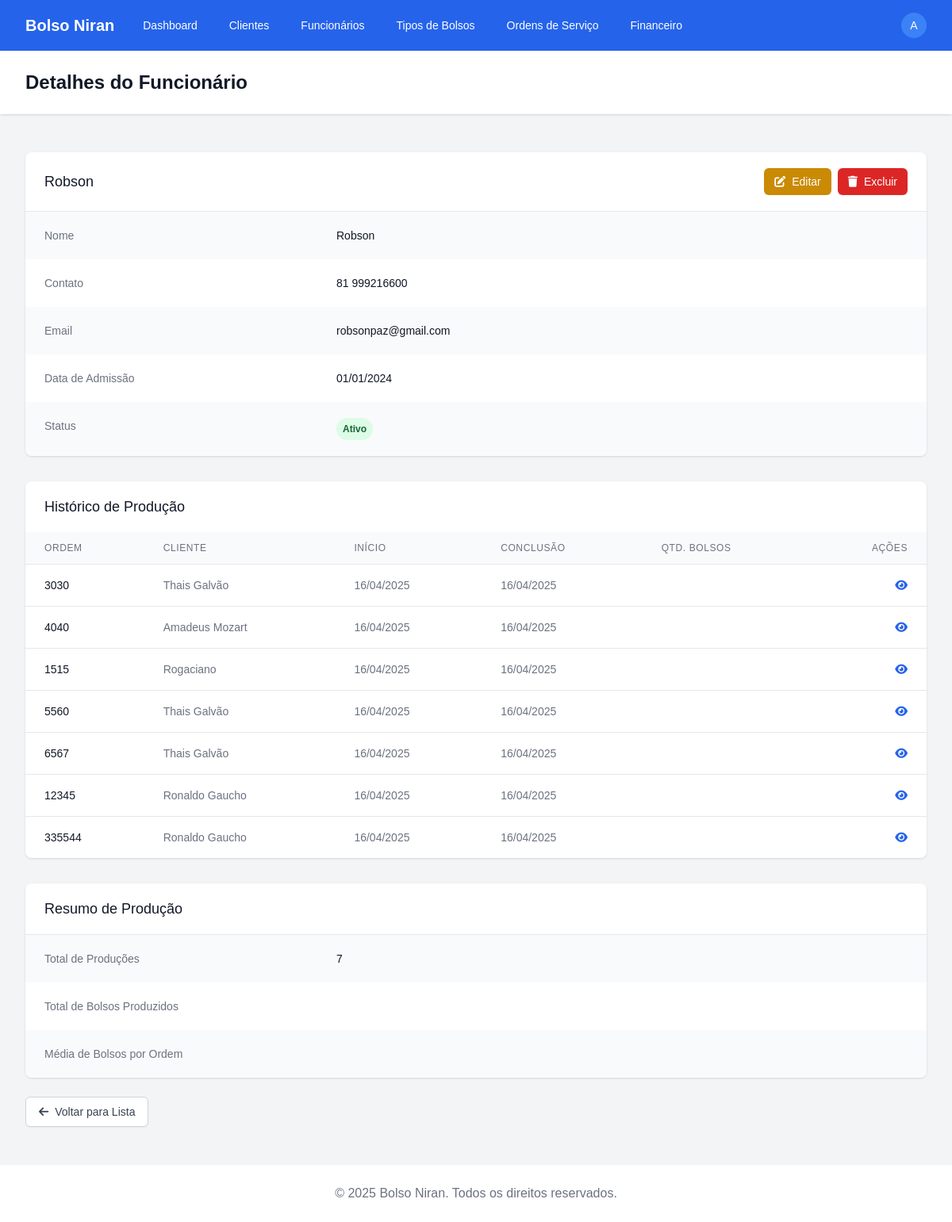
Screenshot of /funcionarios/1/ (signed in) with the database file from the repository.
### apps/funcionarios/models.py (models this page shows, shortened)
class Funcionario(models.Model):
    nome = models.CharField(max_length=100)
    contato = models.CharField(max_length=20)
    email = models.EmailField(blank=True, null=True)
    data_admissao = models.DateField()
    ativo = models.BooleanField(default=True)
    def get_resumo_producao(self, data_inicio=None, data_fim=None):
        if data_inicio is None:
            data_inicio = timezone.now().date().replace(day=1)
        if data_fim is None:
            data_fim = timezone.now().date()
        producoes = self.producaoos_set.filter(
            data_inicio__gte=data_inicio,
            data_inicio__lte=data_fim
        )
        ordens_finalizadas = producoes.filter(
            data_conclusao__isnull=False
        ).count()
        total_itens = 0
        for producao in producoes:
            for item in producao.ordem_servico.itens.all():
                total_itens += item.quantidade
        dias_producao = []
        for producao in producoes.filter(data_conclusao__isnull=False):
            dias = (producao.data_conclusao - producao.data_inicio).days
            dias_producao.append(dias)
        media_dias = sum(dias_producao) / len(dias_producao) if dias_producao else 0
        return {
            'periodo': f"{data_inicio.strftime('%d/%m/%Y')} a {data_fim.strftime('%d/%m/%Y')}",
            'ordens_finalizadas': ordens_finalizadas,
            'total_itens': total_itens,
            'media_dias_conclusao': round(media_dias, 1)
        }

### apps/ordens_servico/models.py (models this page shows, shortened)
class ProducaoOS(models.Model):
    ordem_servico = models.OneToOneField(OrdemServico, related_name='producao', on_delete=models.CASCADE)
    funcionario = models.ForeignKey('funcionarios.Funcionario', on_delete=models.PROTECT)
    data_inicio = models.DateField()
    data_conclusao = models.DateField(null=True, blank=True)
    data_entrega = models.DateField(null=True, blank=True)
    class Meta:
        verbose_name = 'Produção de OS'
        verbose_name_plural = 'Produções de OS'

class OrdemServico(models.Model):
    STATUS_CHOICES = [
        ('pendente', 'Pendente'),
        ('em_producao', 'Em Produção'),
        ('finalizado', 'Finalizado'),
        ('entregue', 'Entregue'),
        ('cancelado', 'Cancelado'),
    ]
    PAGAMENTO_CHOICES = [
        ('dinheiro', 'Dinheiro'),
        ('pix', 'PIX'),
        ('cartao', 'Cartão'),
        ('boleto', 'Boleto'),
        ('transferencia', 'Transferência'),
    ]
    cliente = models.ForeignKey('clientes.Cliente', on_delete=models.PROTECT)
    ficha = models.CharField(max_length=20, unique=True)
    data_criacao = models.DateField(auto_now_add=True)
    data_entrega_prevista = models.DateField()
    status = models.CharField(max_length=20, choices=STATUS_CHOICES, default='pendente')
    observacoes = models.TextField(blank=True) # adicionar quantidade de linhas 3
    valor_total = models.DecimalField(max_digits=10, decimal_places=2)
    forma_pagamento = models.CharField(max_length=20, choices=PAGAMENTO_CHOICES, null=True, blank=True)
    pago = models.BooleanField(default=False)
    data_pagamento = models.DateField(null=True, blank=True)
    class Meta:
        verbose_name = 'Ordem de Serviço'
        verbose_name_plural = 'Ordens de Serviço'
        ordering = ['-data_criacao']

### apps/clientes/models.py (models this page shows, shortened)
class Cliente(models.Model):
    nome = models.CharField(max_length=100)
    telefone = models.CharField(max_length=20)
    endereco = models.TextField()
    contato = models.CharField(max_length=100)
    email = models.EmailField(blank=True, null=True)
    data_cadastro = models.DateField(auto_now_add=True)
    class Meta:
        verbose_name = 'Cliente'
        verbose_name_plural = 'Clientes'
        ordering = ['nome']

### apps/funcionarios/views.py (the view)
# urls.py: path('<int:pk>/', views.FuncionarioDetailView.as_view(), name='detail'),
class FuncionarioDetailView(LoginRequiredMixin, DetailView):
    model = Funcionario
    template_name = 'funcionarios/funcionario_detail.html'
    context_object_name = 'funcionario'
    def get_context_data(self, **kwargs):
        context = super().get_context_data(**kwargs)
        context['resumo_producao'] = self.object.get_resumo_producao()
        return context

### templates/funcionarios/funcionario_detail.html (shortened to what this page needs)
{% extends 'base.html' %}
{% block header %}Detalhes do Funcionário{% endblock %}
{% block content %}
<div class="bg-white shadow overflow-hidden sm:rounded-lg">
  <div class="px-4 py-5 sm:px-6 flex justify-between items-center">
    <h2 class="text-lg leading-6 font-medium text-gray-900">{{ funcionario.nome }}</h2>
    <div class="flex space-x-2">
      <a href="{% url 'funcionarios:edit' funcionario.id %}" class="inline-flex items-center px-3 py-2 border border-transparent text-sm leading-4 font-medium rounded-md text-white bg-yellow-600 hover:bg-yellow-700 focus:outline-none focus:ring-2 focus:ring-offset-2 focus:ring-yellow-500">
        <i class="fas fa-edit mr-2"></i> Editar
      </a>
      <a href="{% url 'funcionarios:delete' funcionario.id %}" class="inline-flex items-center px-3 py-2 border border-transparent text-sm leading-4 font-medium rounded-md text-white bg-red-600 hover:bg-red-700 focus:outline-none focus:ring-2 focus:ring-offset-2 focus:ring-red-500">
        <i class="fas fa-trash mr-2"></i> Excluir
      </a>
    </div>
  </div>
  <div class="border-t border-gray-200">
    <dl>
      <div class="bg-gray-50 px-4 py-5 sm:grid sm:grid-cols-3 sm:gap-4 sm:px-6">
        <dt class="text-sm font-medium text-gray-500">Nome</dt>
        <dd class="mt-1 text-sm text-gray-900 sm:mt-0 sm:col-span-2">{{ funcionario.nome }}</dd>
      </div>
      <div class="bg-white px-4 py-5 sm:grid sm:grid-cols-3 sm:gap-4 sm:px-6">
        <dt class="text-sm font-medium text-gray-500">Contato</dt>
        <dd class="mt-1 text-sm text-gray-900 sm:mt-0 sm:col-span-2">{{ funcionario.contato }}</dd>
      </div>
      <div class="bg-gray-50 px-4 py-5 sm:grid sm:grid-cols-3 sm:gap-4 sm:px-6">
        <dt class="text-sm font-medium text-gray-500">Email</dt>
        <dd class="mt-1 text-sm text-gray-900 sm:mt-0 sm:col-span-2">{{ funcionario.email|default:"-" }}</dd>
      </div>
      <div class="bg-white px-4 py-5 sm:grid sm:grid-cols-3 sm:gap-4 sm:px-6">
        <dt class="text-sm font-medium text-gray-500">Data de Admissão</dt>
        <dd class="mt-1 text-sm text-gray-900 sm:mt-0 sm:col-span-2">{{ funcionario.data_admissao|date:"d/m/Y" }}</dd>
      </div>
      <div class="bg-gray-50 px-4 py-5 sm:grid sm:grid-cols-3 sm:gap-4 sm:px-6">
        <dt class="text-sm font-medium text-gray-500">Status</dt>
        <dd class="mt-1 sm:mt-0 sm:col-span-2">
          <span class="px-2 py-1 inline-flex text-xs leading-5 font-semibold rounded-full {% if funcionario.ativo %}bg-green-100 text-green-800{% else %}bg-red-100 text-red-800{% endif %}">
            {{ funcionario.ativo|yesno:"Ativo,Inativo" }}
          </span>
        </dd>
      </div>
    </dl>
  </div>
</div>
<div class="mt-8 bg-white shadow overflow-hidden sm:rounded-lg">
  <div class="px-4 py-5 sm:px-6">
    <h2 class="text-lg leading-6 font-medium text-gray-900">Histórico de Produção</h2>
  </div>
  <div class="overflow-x-auto">
    <table class="min-w-full divide-y divide-gray-200">
      <thead class="bg-gray-50">
        <tr>
          <th scope="col" class="px-6 py-3 text-left text-xs font-medium text-gray-500 uppercase tracking-wider">Ordem</th>
          <th scope="col" class="px-6 py-3 text-left text-xs font-medium text-gray-500 uppercase tracking-wider">Cliente</th>
          <th scope="col" class="px-6 py-3 text-left text-xs font-medium text-gray-500 uppercase tracking-wider">Início</th>
          <th scope="col" class="px-6 py-3 text-left text-xs font-medium text-gray-500 uppercase tracking-wider">Conclusão</th>
          <th scope="col" class="px-6 py-3 text-left text-xs font-medium text-gray-500 uppercase tracking-wider">Qtd. Bolsos</th>
          <th scope="col" class="px-6 py-3 text-right text-xs font-medium text-gray-500 uppercase tracking-wider">Ações</th>
        </tr>
      </thead>
      <tbody class="bg-white divide-y divide-gray-200">
        {% for producao in funcionario.producaoos_set.all %}
          <tr>
            <td class="px-6 py-4 whitespace-nowrap">
              <div class="text-sm font-medium text-gray-900">{{ producao.ordem_servico.ficha }}</div>
            </td>
            <td class="px-6 py-4 whitespace-nowrap">
              <div class="text-sm text-gray-500">{{ producao.ordem_servico.cliente.nome }}</div>
            </td>
            <td class="px-6 py-4 whitespace-nowrap">
              <div class="text-sm text-gray-500">{{ producao.data_inicio|date:"d/m/Y" }}</div>
            </td>
            <td class="px-6 py-4 whitespace-nowrap">
              <div class="text-sm text-gray-500">{{ producao.data_conclusao|date:"d/m/Y"|default:"-" }}</div>
            </td>
            <td class="px-6 py-4 whitespace-nowrap">
            </td>
            <td class="px-6 py-4 whitespace-nowrap text-right text-sm font-medium">
              <a href="{% url 'ordens_servico:detail' producao.ordem_servico.id %}" class="text-blue-600 hover:text-blue-900">
                <i class="fas fa-eye"></i>
              </a>
            </td>
          </tr>
        {% empty %}
          <tr>
            <td colspan="6" class="px-6 py-4 text-center text-sm text-gray-500">
              Este funcionário não possui produções registradas.
            </td>
          </tr>
        {% endfor %}
      </tbody>
    </table>
  </div>
</div>
<div class="mt-8 bg-white shadow overflow-hidden sm:rounded-lg">
  <div class="px-4 py-5 sm:px-6">
    <h2 class="text-lg leading-6 font-medium text-gray-900">Resumo de Produção</h2>
  </div>
  <div class="border-t border-gray-200">
    <dl>
      <div class="bg-gray-50 px-4 py-5 sm:grid sm:grid-cols-3 sm:gap-4 sm:px-6">
        <dt class="text-sm font-medium text-gray-500">Total de Produções</dt>
        <dd class="mt-1 text-sm text-gray-900 sm:mt-0 sm:col-span-2">{{ funcionario.producaoos_set.count }}</dd>
      </div>
      <div class="bg-white px-4 py-5 sm:grid sm:grid-cols-3 sm:gap-4 sm:px-6">
        <dt class="text-sm font-medium text-gray-500">Total de Bolsos Produzidos</dt>
        <dd class="mt-1 text-sm text-gray-900 sm:mt-0 sm:col-span-2">{{ funcionario.total_bolsos_produzidos }}</dd>
      </div>
      <div class="bg-gray-50 px-4 py-5 sm:grid sm:grid-cols-3 sm:gap-4 sm:px-6">
        <dt class="text-sm font-medium text-gray-500">Média de Bolsos por Ordem</dt>
        <dd class="mt-1 text-sm text-gray-900 sm:mt-0 sm:col-span-2">
        </dd>
      </div>
    </dl>
  </div>
</div>
<div class="mt-6 flex justify-between">
  <a href="{% url 'funcionarios:list' %}" class="inline-flex items-center px-4 py-2 border border-gray-300 rounded-md shadow-sm text-sm font-medium text-gray-700 bg-white hover:bg-gray-50 focus:outline-none focus:ring-2 focus:ring-offset-2 focus:ring-blue-500">
    <i class="fas fa-arrow-left mr-2"></i> Voltar para Lista
  </a>
</div>
{% endblock %}

### templates/base.html (shortened to what this page needs)
<!DOCTYPE html>
{% load static %}
<html lang="pt-br">
<head>
  <script src="https://cdn.tailwindcss.com"></script>
  <link rel="stylesheet" href="https://cdnjs.cloudflare.com/ajax/libs/font-awesome/6.0.0/css/all.min.css" />
  <link rel="stylesheet" href="{% static 'css/custom.css' %}" />
</head>
<body class="bg-gray-100 min-h-screen">
  <div class="flex flex-col min-h-screen">
    <nav class="bg-blue-600 text-white shadow-md">
      <div class="max-w-7xl mx-auto px-4 sm:px-6 lg:px-8">
        <div class="flex justify-between h-16">
          <div class="flex">
            <div class="flex-shrink-0 flex items-center">
              <span class="text-xl font-bold">Bolso Niran</span>
            </div>
            <div class="hidden md:ml-6 md:flex md:items-center md:space-x-4">
              <a href="{% url 'dashboard:index' %}" class="px-3 py-2 rounded-md text-sm font-medium hover:bg-blue-700">Dashboard</a>
              <a href="{% url 'clientes:list' %}" class="px-3 py-2 rounded-md text-sm font-medium hover:bg-blue-700">Clientes</a>
              <a href="{% url 'funcionarios:list' %}" class="px-3 py-2 rounded-md text-sm font-medium hover:bg-blue-700">Funcionários</a>
              <a href="{% url 'catalogo:list' %}" class="px-3 py-2 rounded-md text-sm font-medium hover:bg-blue-700">Tipos de Bolsos</a>
              <a href="{% url 'ordens_servico:list' %}" class="px-3 py-2 rounded-md text-sm font-medium hover:bg-blue-700">Ordens de Serviço</a>
              <a href="{% url 'financeiro:list' %}" class="px-3 py-2 rounded-md text-sm font-medium hover:bg-blue-700">Financeiro</a>
            </div>
          </div>
          <div class="flex items-center">
            <div class="ml-3 relative" x-data="{ isOpen: false }">
              <div>
                <button @click="isOpen = !isOpen" class="flex text-sm rounded-full focus:outline-none focus:ring-2 focus:ring-offset-2 focus:ring-offset-blue-600 focus:ring-white">
                  <span class="inline-flex items-center justify-center h-8 w-8 rounded-full bg-blue-500">
                    <span class="text-sm font-medium leading-none text-white">
                      {% if user.is_authenticated %}
                        {{ user.username|first|upper }}
                      {% else %}
                        ?
                      {% endif %}
                    </span>
                  </span>
                </button>
              </div>
            </div>
          </div>
        </div>
      </div>
    </nav>
    <header class="bg-white shadow">
      <div class="max-w-7xl mx-auto py-6 px-4 sm:px-6 lg:px-8">
        <h1 class="text-2xl font-bold text-gray-900">
          {% block header %}{% endblock %}
        </h1>
      </div>
    </header>
    <main class="flex-grow">
      <div class="max-w-7xl mx-auto py-6 sm:px-6 lg:px-8">
        <div class="px-4 py-6 sm:px-0">
          {% block content %}{% endblock %}
        </div>
      </div>
    </main>
    <footer class="bg-white">
      <div class="max-w-7xl mx-auto py-6 px-4 overflow-hidden sm:px-6 lg:px-8">
        <p class="text-center text-gray-500">
          &copy; {% now "Y" %} Bolso Niran. Todos os direitos reservados.
        </p>
      </div>
    </footer>
  </div>
</body>
</html>

### static/css/custom.css (style rules this page uses)
body { font-family: 'Arial', sans-serif; background-color: #f8f9fa; }

### rows the page displays
Funcionario: nome "Robson", contato "81 999216600", email "robsonpaz@gmail.com", data_admissao "01/01/2024", ativo "Ativo", producaoos_set.count "7"
ProducaoOS: ordem_servico.ficha "3030", ordem_servico.cliente.nome "Thais Galvão", data_inicio "16/04/2025", data_conclusao "16/04/2025"
ProducaoOS: ordem_servico.ficha "4040", ordem_servico.cliente.nome "Amadeus Mozart", data_inicio "16/04/2025", data_conclusao "16/04/2025"
ProducaoOS: ordem_servico.ficha "1515", ordem_servico.cliente.nome "Rogaciano", data_inicio "16/04/2025", data_conclusao "16/04/2025"
ProducaoOS: ordem_servico.ficha "5560", ordem_servico.cliente.nome "Thais Galvão", data_inicio "16/04/2025", data_conclusao "16/04/2025"
ProducaoOS: ordem_servico.ficha "6567", ordem_servico.cliente.nome "Thais Galvão", data_inicio "16/04/2025", data_conclusao "16/04/2025"
ProducaoOS: ordem_servico.ficha "12345", ordem_servico.cliente.nome "Ronaldo Gaucho", data_inicio "16/04/2025", data_conclusao "16/04/2025"
ProducaoOS: ordem_servico.ficha "335544", ordem_servico.cliente.nome "Ronaldo Gaucho", data_inicio "16/04/2025", data_conclusao "16/04/2025"

### other values shown
{{ user.username|first|upper }} "A"
